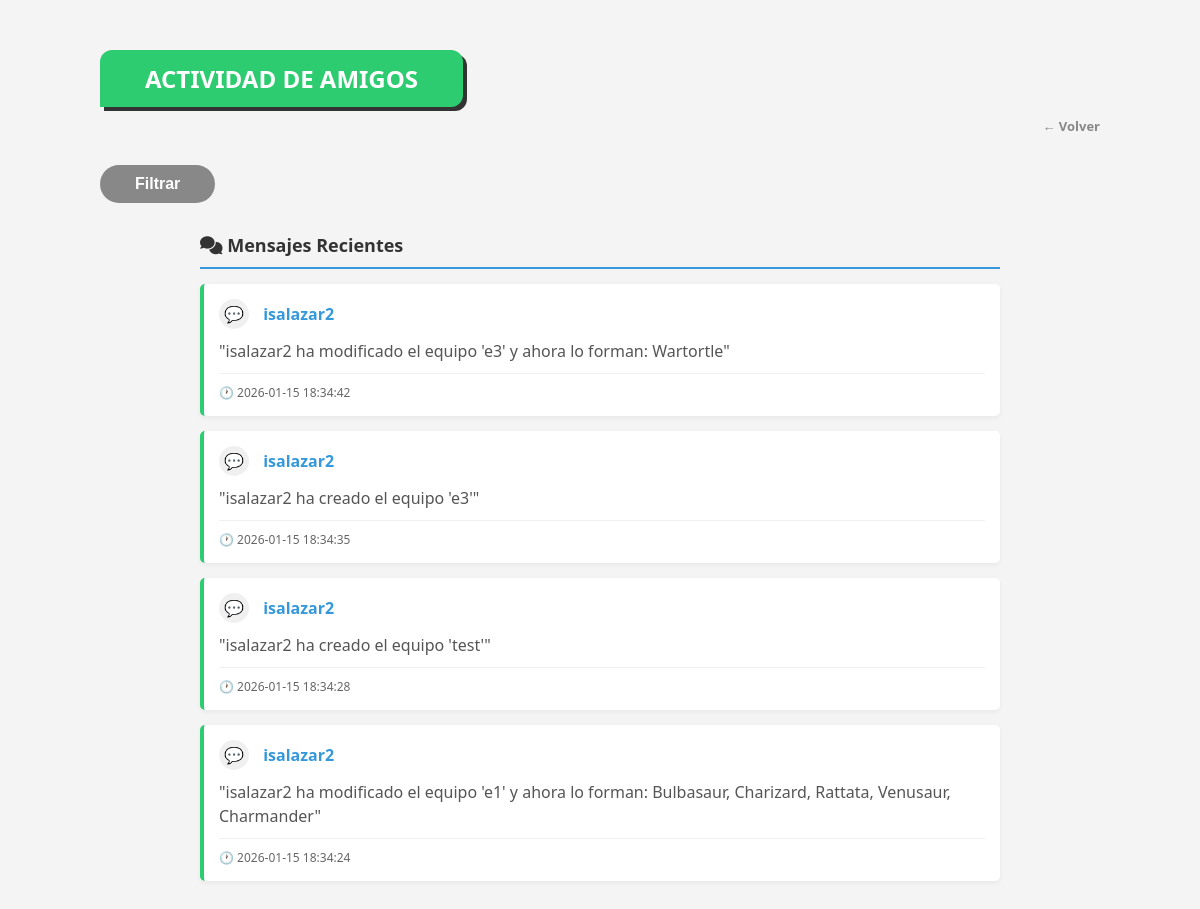
/activity/ (signed in), run on the app's committed database.
### tables this page shows
CREATE TABLE Mensaje (
    id_message INTEGER PRIMARY KEY AUTOINCREMENT, -- En SQLite SERIAL es INTEGER PRIMARY KEY AUTOINCREMENT
    username VARCHAR(50),
    message_text TEXT,
    date_hour TIMESTAMP DEFAULT CURRENT_TIMESTAMP,
    FOREIGN KEY (username) REFERENCES Users(username)
);

### app/controller/ui/IU_Actividad.py (the view)
    @bp.route('/', methods=['GET'])
    def index():
        if 'user' not in session:
            return redirect(url_for('iu_mprincipal.login'))
        me = session['user']
        usuario_filtro = request.args.get('usuario', '').strip()
        fecha_inicio = request.args.get('fecha_inicio', '').strip()
        fecha_fin = request.args.get('fecha_fin', '').strip()
        busqueda_filtro = request.args.get('busqueda', '').strip()
        sql_amigos = f"""
            SELECT user_receiver as amigo FROM Amigo
            WHERE user_sender='{me}' AND status=1
            UNION
            SELECT user_sender as amigo FROM Amigo
            WHERE user_receiver='{me}' AND status=1
        """
        res_amigos = db.execSQL(sql_amigos)
        mis_amigos = []
        while res_amigos.next():
            mis_amigos.append(res_amigos.getString('amigo'))
        actividad = []
        if mis_amigos:
            amigos_list = "', '".join(mis_amigos)
            sql_actividad = f"""
                SELECT username, message_text, date_hour
                FROM Mensaje
                WHERE username IN ('{amigos_list}')
            """
            if usuario_filtro:
                sql_actividad += f" AND username = '{usuario_filtro}'"
            if fecha_inicio and fecha_fin:
                sql_actividad += f" AND DATE(date_hour) BETWEEN '{fecha_inicio}' AND '{fecha_fin}'"
            elif fecha_inicio:
                sql_actividad += f" AND DATE(date_hour) >= '{fecha_inicio}'"
            elif fecha_fin:
                sql_actividad += f" AND DATE(date_hour) <= '{fecha_fin}'"
            if busqueda_filtro:
                sql_actividad += f" AND message_text LIKE '%{busqueda_filtro}%'"
            sql_actividad += " ORDER BY date_hour DESC LIMIT 50"
            res_actividad = db.execSQL(sql_actividad)
            while res_actividad.next():
                actividad.append({
                    'username': res_actividad.getString('username'),
                    'message': res_actividad.getString('message_text'),
                    'fecha': res_actividad.getString('date_hour')
                })
        return render_template('actividad.html',
                               actividad=actividad,
                               amigos_count=len(mis_amigos),
                               mis_amigos=mis_amigos,
                               usuario_filtro=usuario_filtro,
                               fecha_inicio=fecha_inicio,
                               fecha_fin=fecha_fin,
                               busqueda_filtro=busqueda_filtro)

### app/database/GestorBD.py (called while the page is built)
    def execSQL(self, sql):
        cursor = self.connection.cursor()
        cursor.execute(sql)
        if not sql.strip().upper().startswith("SELECT"):
            self.connection.commit()
        datos = cursor.fetchall()
        return ResultadoSQL(datos)

### app/database/ResultadoSQL.py (called while the page is built)
    def next(self):
        self.indice += 1
        return self.indice < len(self.datos)

    def getString(self, columna):
        return str(self.datos[self.indice][columna])

### app/templates/actividad.html (shortened to what this page needs)
<!DOCTYPE html>
<html lang="es">
<head>
    <link rel="stylesheet" href="{{ url_for('static', filename='css/style.css') }}">
    <link href="https://cdnjs.cloudflare.com/ajax/libs/font-awesome/6.0.0/css/all.min.css" rel="stylesheet">
</head>
<body style="background-color: #f4f4f4;">
    <div class="menu-main-container">
        <div class="menu-banner" style="background-color: #2ecc71;">Actividad de Amigos</div>
        <div class="menu-top-links">
            <a href="{{ url_for('iu_mprincipal.menu_principal') }}" class="menu-link-secondary">← Volver</a>
        </div>
        <div class="filter-container">
            <button type="button" class="btn-filter-trigger" id="toggleFilters">
                Filtrar
            </button>
        </div>
        <div class="activity-container">
            {% if actividad|length > 0 %}
                <div class="section-title">
                    <i class="fas fa-comments"></i> Mensajes Recientes
                </div>
                {% for item in actividad %}
                    <div class="activity-item mensaje" onclick="openModal('modal-{{ item.username }}-msg')">
                        <div class="activity-user">
                            <span class="activity-icon">💬</span>
                            {{ item.username }}
                        </div>
                        <div class="activity-text">
                            "{{ item.message }}"
                        </div>
                        <div class="activity-date">
                            🕐 {{ item.fecha }}
                        </div>
                    </div>
                {% endfor %}
            {% endif %}
        </div>
    </div>
</body>
</html>

### app/static/css/style.css (style rules this page uses)
body { display: flex; justify-content: center; background-color: #f5f5f5; margin: 0; font-family: 'Segoe UI', Arial, sans-serif; min-height: 100vh; }
.filter-container { position: relative; }
.btn-filter-trigger { background: #888; color: white; border: none; padding: 10px 35px; border-radius: 25px; cursor: pointer; font-weight: bold; font-size: 16px; transition: background 0.3s; }
.menu-main-container { width: 90%; max-width: 1000px; margin: 50px auto; }
.menu-banner { background: #ee1515; color: white; display: inline-block; padding: 12px 45px; font-weight: bold; font-size: 24px; text-transform: uppercase; border-radius: 12px 12px 12px 0; margin-bottom: 40px; box-shadow: 4px 4px 0px #333; }
.menu-top-links { display: flex; gap: 20px; margin-top: -30px; margin-bottom: 30px; justify-content: flex-end; }
.menu-link-secondary { text-decoration: none; color: #888; font-size: 13px; font-weight: bold; }

### app/templates/actividad.html (style rules this page uses)
.activity-container { max-width: 800px; margin: 0 auto; }
.activity-item { background: white; padding: 15px; margin-bottom: 15px; border-left: 4px solid #3498db; border-radius: 5px; box-shadow: 0 2px 5px rgba(0,0,0,0.05); transition: all 0.3s ease; cursor: pointer; }
.activity-item.mensaje { border-left-color: #2ecc71; }
.activity-user { font-weight: bold; color: #3498db; font-size: 16px; margin-bottom: 8px; }
.activity-text { color: #555; margin: 10px 0; line-height: 1.5; }
.activity-date { font-size: 12px; color: #666; margin-top: 10px; padding-top: 10px; border-top: 1px solid #f0f0f0; display: flex; align-items: center; gap: 5px; }
.activity-icon { display: inline-block; width: 30px; height: 30px; background: #f0f0f0; border-radius: 50%; text-align: center; line-height: 30px; margin-right: 10px; color: #3498db; }
.section-title { font-size: 18px; font-weight: bold; color: #333; margin: 30px 0 15px 0; padding-bottom: 10px; border-bottom: 2px solid #3498db; }

### data on the page
Mensaje: username "isalazar2", message "isalazar2 ha modificado el equipo 'e3' y ahora lo forman: Wartortle", fecha "2026-01-15 18:34:42"
Mensaje: username "isalazar2", message "isalazar2 ha creado el equipo 'e3'", fecha "2026-01-15 18:34:35"
Mensaje: username "isalazar2", message "isalazar2 ha creado el equipo 'test'", fecha "2026-01-15 18:34:28"
Mensaje: username "isalazar2", message "isalazar2 ha modificado el equipo 'e1' y ahora lo forman: Bulbasaur, Charizard, Rattata, Venusaur, Charmander", fecha "2026-01-15 18:34:24"
